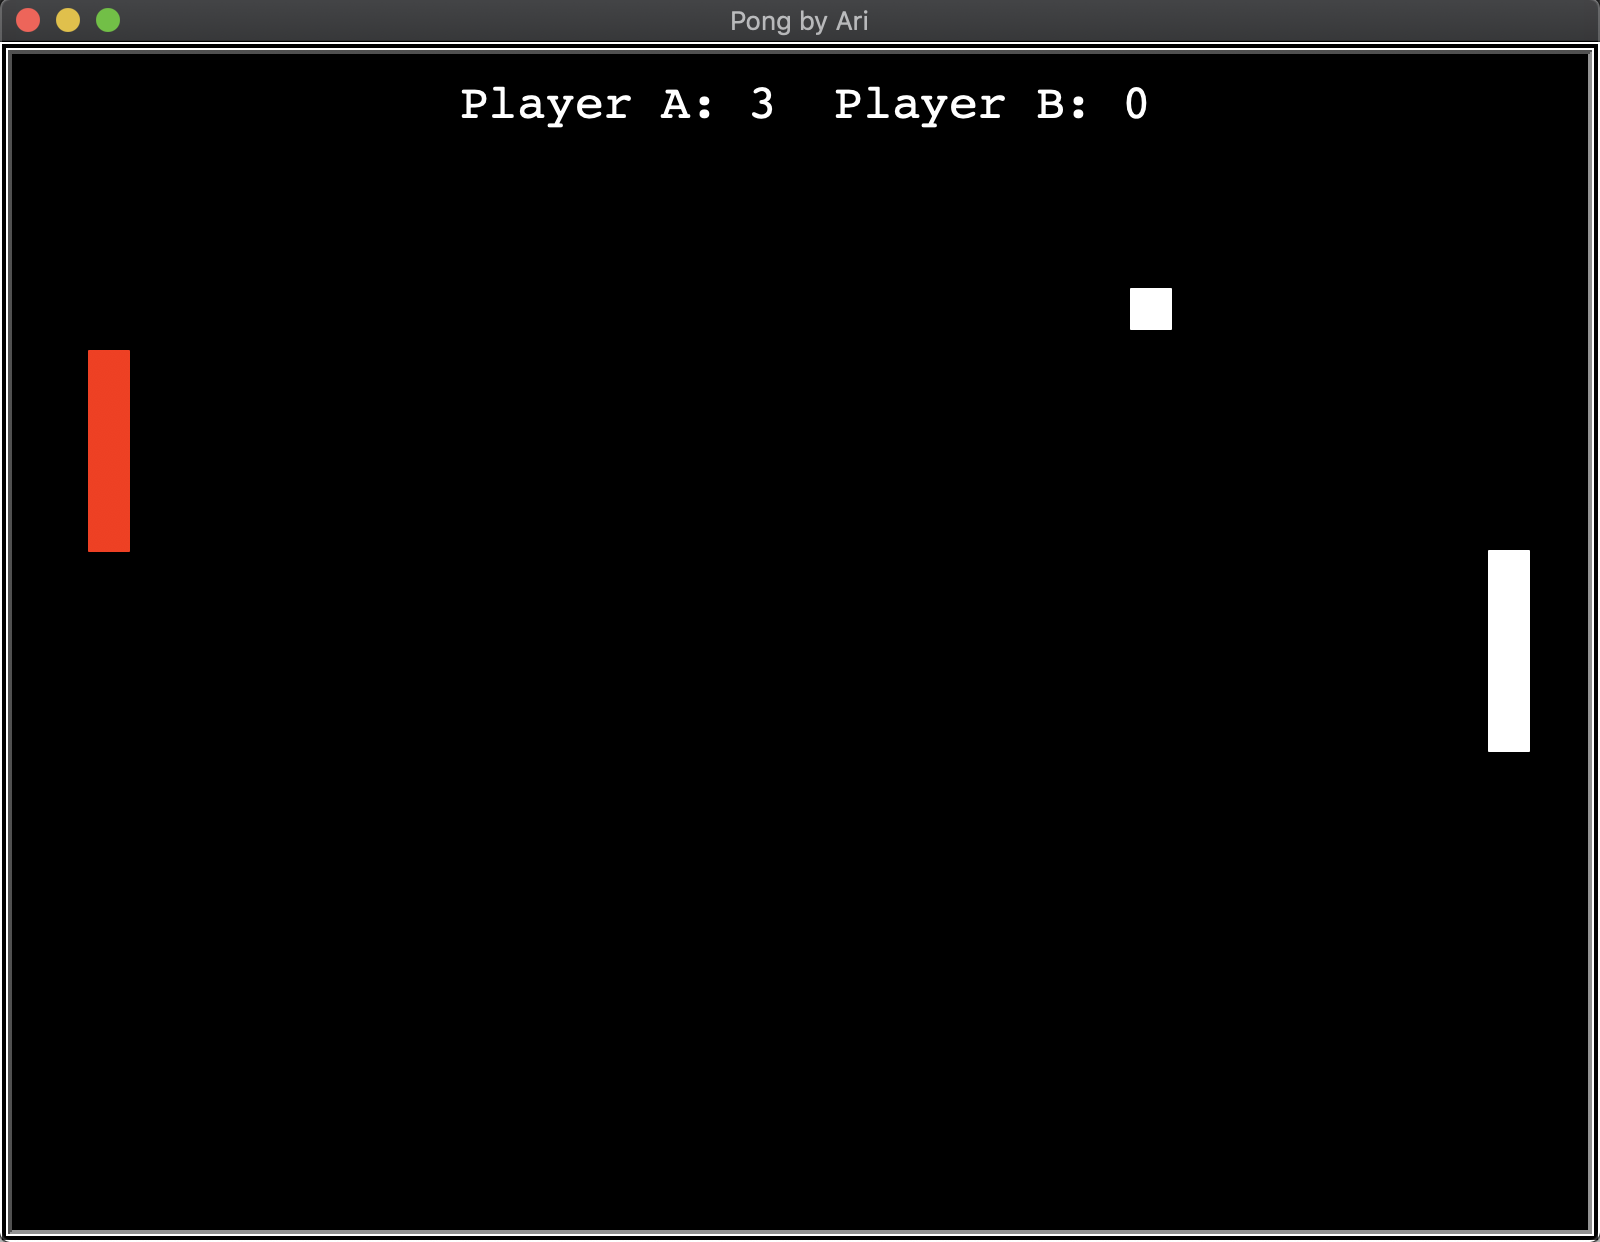

Python code for this plot:
import turtle
import os

##Game UI code

wn = turtle.Screen()
wn.title("Pong by Ari")
wn.bgcolor("black")
wn.setup(width=800,height=600)
wn.tracer(0) #allows for the program to run faster

##Game backend code

#Paddle 1
paddle_a = turtle.Turtle()
paddle_a.speed(0) #max possible speed
paddle_a.shape("square")
paddle_a.color("red")
paddle_a.shapesize(stretch_wid=5,stretch_len=1)
paddle_a.penup() #removes the line 
paddle_a.goto(-350,100)


#Paddel 2
paddle_b = turtle.Turtle()
paddle_b.speed(0) #max possible speed
paddle_b.shape("square")
paddle_b.color("white")
paddle_b.shapesize(stretch_wid=5,stretch_len=1)
paddle_b.penup() #removes the line 
paddle_b.goto(350,0)

#Ball

ball = turtle.Turtle()
ball.speed(0) #max possible speed
ball.shape("square")
ball.color("white")
ball.penup() #removes the line 
ball.goto(0,0)
#everytime ball moves, moves two pixels
ball.dx = 1.5
ball.dy = 1.5

# Pen
pen = turtle.Turtle()
pen.speed(0)
pen.shape("square")
pen.color("white")
pen.penup()
pen.hideturtle()
pen.goto(0, 260)
pen.write("Player A: 0  Player B: 0", align="center", font=("Courier", 24, "normal"))

#Functions
def move_up_paddle_a():
    y= paddle_a.ycor()
    y+=20
    paddle_a.sety(y)

def move_up_paddle_b():
    y= paddle_b.ycor()
    y+=20
    paddle_b.sety(y)

def move_down_paddle_a():
    y= paddle_a.ycor()
    y-=20
    paddle_a.sety(y)

def move_down_paddle_b():
    y= paddle_b.ycor()
    y-=20
    paddle_b.sety(y)

#Keyboard
wn.listen()
wn.onkeypress(move_up_paddle_a, "w")
wn.onkeypress(move_down_paddle_a, "s")
wn.onkeypress(move_up_paddle_b, "Up")
wn.onkeypress(move_down_paddle_b, "Down")

score_a = 0
score_b =0
while True:
    wn.update()
    # Move the ball
    ball.setx(ball.xcor() + ball.dx)
    ball.sety(ball.ycor() + ball.dy)

    if ball.ycor() > 290:
        ball.sety(290)
        ball.dy *= -1
    
    if ball.ycor() < -290:
        ball.sety(-290)
        ball.dy *= -1


    if ball.xcor() > 390:
        ball.goto(0,0)
        ball.dy *= -1
        score_b+=1 
    
    if ball.xcor() < -390:
        ball.goto(0,0)
        ball.dy *= -1
        score_a+=1 


    #touch paddle
    paddle_a_top=paddle_a.ycor()+40
    paddle_a_down=paddle_a.ycor()-40

    paddle_b_top=paddle_b.ycor()+40
    paddle_b_down=paddle_b.ycor()-40
    if (ball.xcor() == (paddle_a.xcor()+20)) and (ball.ycor() < paddle_a_top and ball.ycor() > paddle_a_down):
        ball.dx *= -1
        
    if (ball.xcor() == (paddle_b.xcor()-20)) and (ball.ycor() < paddle_b_top and ball.ycor() > paddle_b_down):
        ball.dx *= -1
    pen.clear()
    pen.write("Player A: "+ str(score_b) +"  Player B: "+ str(score_a) +"", align="center", font=("Courier", 24, "normal"))
